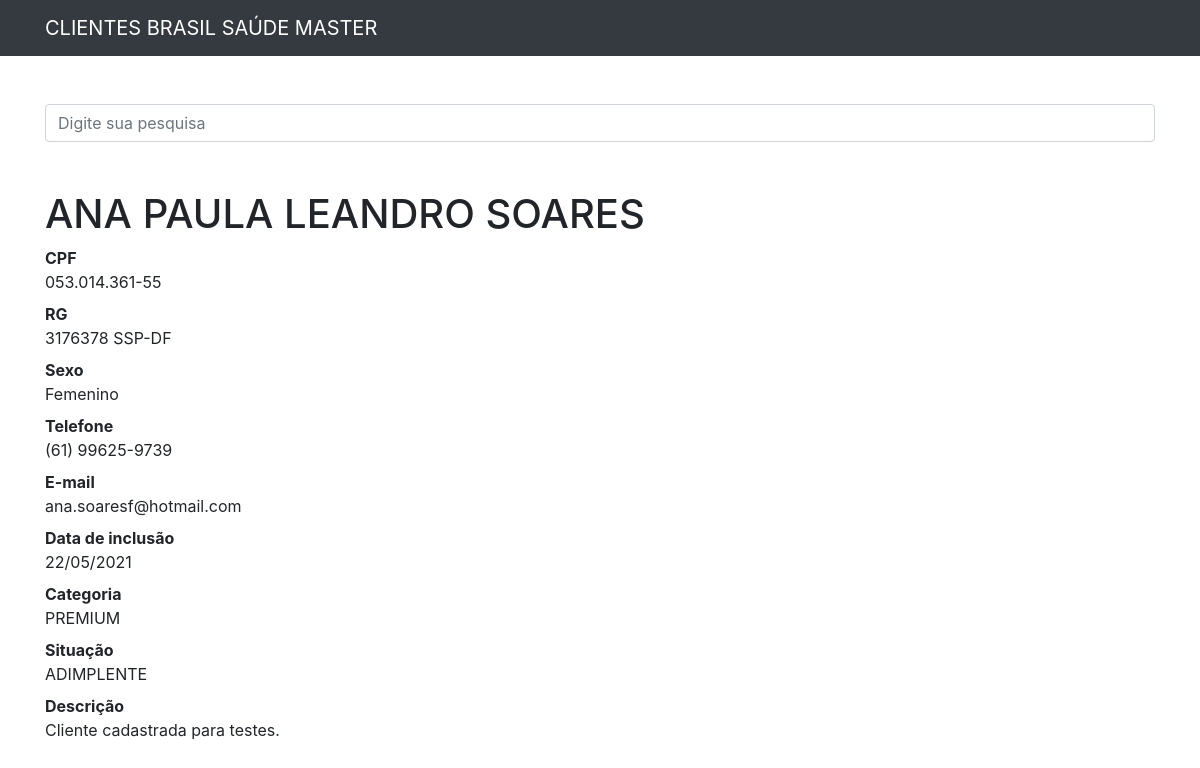
The page /1 on the database its author committed.
### clientes/models.py (models this page shows, shortened)
class Cliente(models.Model):
    situation_choices = (
        ('A', 'ADIMPLENTE'),
        ('I', 'INADIMPLENTE'),
    )
    gender = (
        ('M', 'Masculino'),
        ('F', 'Femenino'),
    )
    nome = models.CharField(max_length=255)
    sobrenome = models.CharField(max_length=255)
    cpf = models.CharField(max_length=14)
    rg = models.CharField(max_length=50)
    telefone = models.CharField(max_length=255)
    sexo = models.CharField(max_length=1, choices=gender, blank=True)
    email = models.CharField(max_length=255, blank=True)
    data_inclusao = models.DateField()
    categoria = models.ForeignKey(Categoria, on_delete=models.DO_NOTHING)
    situacao = models.CharField(max_length=1, choices=situation_choices, default='A')
    observacao = models.TextField(blank=True)
    mostrar = models.BooleanField(default=True)

class Categoria(models.Model):
    nome = models.CharField(max_length=255)
    def __str__(self):
        return self.nome

### clientes/views.py (the view)
# urls.py: path('<int:cliente_id>', views.detalhes, name='detalhes'),
def detalhes(request, cliente_id):
    cliente = get_object_or_404(Cliente, id=cliente_id)
    if not cliente.mostrar:
        raise Http404()
    return render(request, 'clientes/detalhes.html', {
        'cliente': cliente
    })

### clientes/templates/clientes/detalhes.html
{% extends 'base.html' %}
{% block conteudo %}
        <h1 class="mt-5">{{ cliente.nome|upper }} {{ cliente.sobrenome|upper }}</h1>
        <dl>
          <dt>CPF</dt>
          <dd>{{ cliente.cpf }}</dd>
          <dt>RG</dt>
          <dd>{{ cliente.rg }}</dd>
          <dt>Sexo</dt>
          <dd>{{ cliente.get_sexo_display }}</dd>
          <dt>Telefone</dt>
          <dd>{{ cliente.telefone }}</dd>
          <dt>E-mail</dt>
          <dd>{{ cliente.email }}</dd>
          <dt>Data de inclusão</dt>
          <dd>{{ cliente.data_inclusao|date:'d/m/Y' }}</dd>
          <dt>Categoria</dt>
          <dd>{{ cliente.categoria }}</dd>
          <dt>Situação</dt>
          <dd>{{ cliente.get_situacao_display }}</dd>
          <dt>Descrição</dt>
          <dd>{{ cliente.observacao }}</dd>
        </dl>
{% endblock %}

### templates/base.html (shortened to what this page needs)
{% load static %}
<!DOCTYPE html>
<html lang="pt">
<head>
  {% include 'parciais/_head.html' %}
</head>
<body>
  {% include 'parciais/_nav.html' %}
  <div class="container">
    <div class="row">
      <div class="col-lg-12">
        <br><br>
        <form method="get" action="{% url 'busca' %}">
          <div class="form-group row">
            <div class="col-12">
              <input class="form-control"
                     type="search" value="{{ request.GET.termo }}"
                     id="search-input"
                     placeholder="Digite sua pesquisa"
                     name="termo">
            </div>
          </div>
        </form>
    {% block conteudo %} {% endblock %}
      </div>
    </div>
  </div>
</body>
</html>

### templates/parciais/_head.html (shortened to what this page needs)
{% load static %}
  <link href="{% static 'vendor/bootstrap/css/bootstrap.min.css'%}" rel="stylesheet">

### templates/parciais/_nav.html (shortened to what this page needs)
  <nav class="navbar navbar-expand-lg navbar-dark bg-dark static-top">
    <div class="container">
      <a class="navbar-brand" href="{% url 'index' %}">CLIENTES BRASIL SAÚDE MASTER</a>
    </div>
  </nav>

### rows shown on the page
Cliente: nome "ANA PAULA", sobrenome "LEANDRO SOARES", cpf "053.014.361-55", rg "3176378 SSP-DF", sexo "Femenino", telefone "(61) 99625-9739", email "ana.soaresf@hotmail.com", data_inclusao "22/05/2021", categoria "PREMIUM", situacao "ADIMPLENTE", observacao "Cliente cadastrada para testes."
